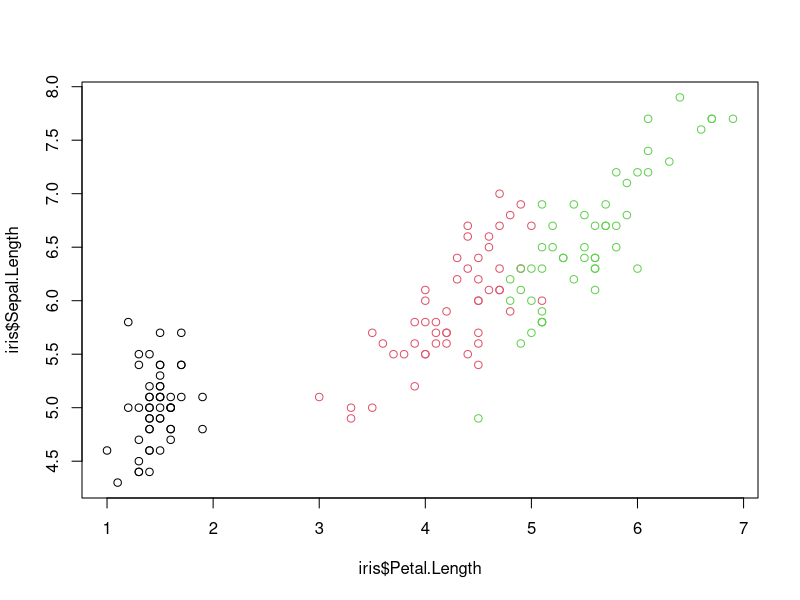

Write R code to recreate this figure.
# 1. Загрузка и знакомство с данными

data(iris)
iris[1:5,]
summary(iris)
# Проверка сбалансированности классов
# table(iris$Species)

plot(iris$Petal.Length, iris$Sepal.Length, col=iris$Species)


# 2. Предварительная обработка

iris.new <- iris

normalize <- function(x){
  return ((x-min(x))/(max(x)-min(x)))
}

iris.new[,-5] <- as.data.frame(lapply(iris[,-5],normalize))

summary(iris.new)


# 3. Создание обучающей и тестовой выборок

ntrain <- round(0.8*nrow(iris.new), 0)

set.seed(123)
train_ind <- sample(1:nrow(iris), size = ntrain)

train <- iris.new[train_ind,-5]
train.target <- iris.new[train_ind,5]
test <- iris.new[-train_ind,-5]
test.target <- iris.new[-train_ind,5]


# 4. Применяем kNN

library(class)

model5 <- knn(train, test, cl=train.target, k=5)


# 5. Оценка точности прогноза

table(test.target, model5)
#              model5
# test.target  setosa versicolor virginica
# setosa          8          0         0
# versicolor      0          9         0
# virginica       0          1        12
